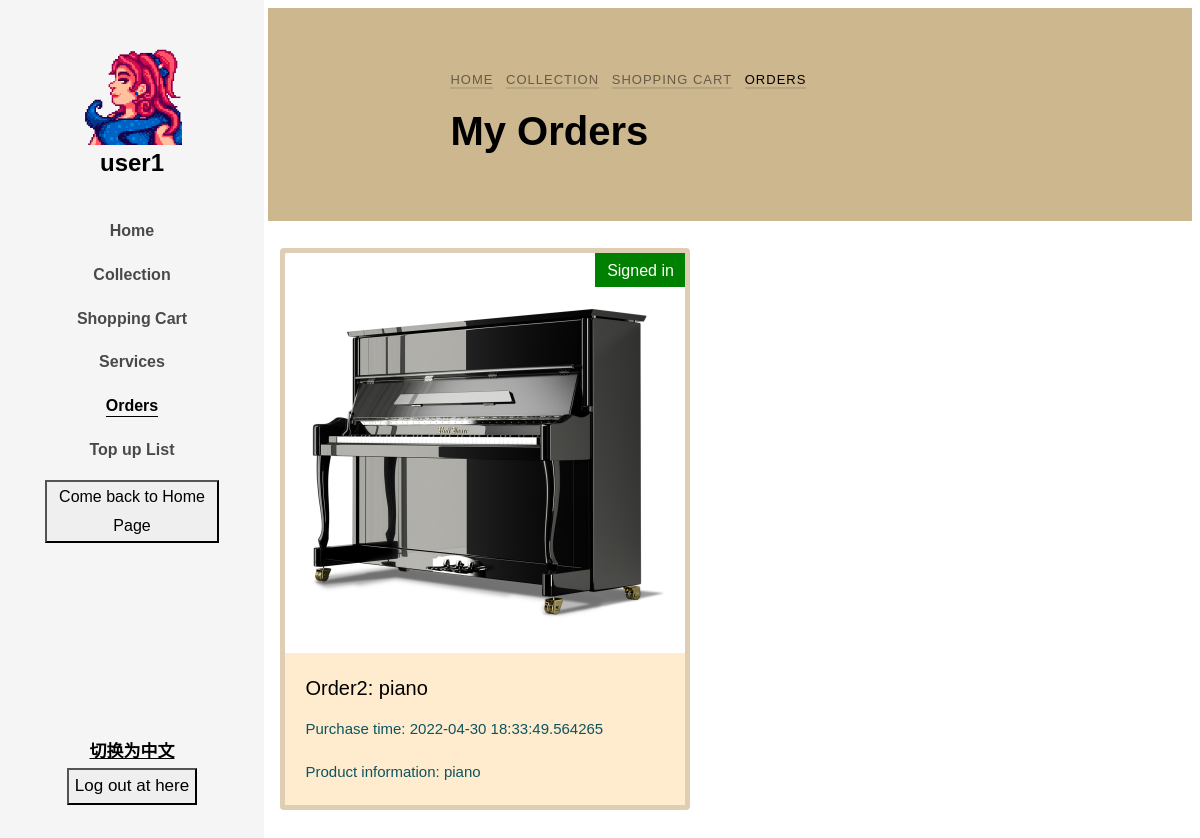
The page /Orders (signed in) on the database its author committed.
### app/models.py (models this page shows, shortened)
class User(db.Model):
    __tablename__ = "user"
    __table_args__ = {'extend_existing': True}
    id = db.Column(db.Integer, primary_key=True)
    user_name = db.Column(db.String(32), unique=True, nullable=False)
    password_hash = db.Column(db.String(64), nullable=False)
    email = db.Column(db.String(64), nullable=False)
    register_time = db.Column(db.DateTime, default=datetime.now)
    gender = db.Column(db.String(10), nullable=True)
    icon = db.Column(db.String(128), nullable=True)
    introduction = db.Column(db.String(64), nullable=True)
    authority = db.Column(db.Integer, default=0, nullable=False)
    money = db.Column(db.Integer, default=0, nullable=False)
    new_time = db.Column(db.DateTime, nullable=True)
    count = db.Column(db.Integer, default=0)
    situation = db.Column(db.Boolean, nullable=True)
    messages = db.relationship('Message', back_populates='author', cascade='all')

class Commodity(db.Model):
    __tablename__ = "commodity"
    __table_args__ = {'extend_existing': True}
    id = db.Column(db.Integer, primary_key=True, autoincrement=True)
    commodity_name = db.Column(db.String(32), nullable=False)
    release_time = db.Column(db.DateTime, default=datetime.now)
    cargo_quantity = db.Column(db.Integer, nullable=False)
    pic_path = db.Column(db.String(64), nullable=True)
    price = db.Column(db.Integer, nullable=False)
    introduction = db.Column(db.String(64), nullable=True)
    type = db.Column(db.String(32), nullable=False)
    collect_num = db.Column(db.Integer, default=0)
    is_collect = db.Column(db.Boolean, default=False, nullable=False)

class Order(db.Model):
    __tablename__ = "order"
    __table_args__ = {'extend_existing': True}
    id = db.Column(db.Integer, primary_key=True, autoincrement=True)
    user_id = db.Column(db.Integer, db.ForeignKey('user.id'))
    purchase_time = db.Column(db.DateTime, default=datetime.now)
    address = db.Column(db.String(64), nullable=False)
    transport = db.Column(db.String(64), nullable=False)
    status = db.Column(db.String(64), default='Not deliver', nullable=False)
    phone_num = db.Column(db.String(11), nullable=True)
    name = db.Column(db.String(11), nullable=True)

### app/routes.py (the view)
@app.route('/Orders')
def Orders():
    if islogined():
        user = User.query.filter(User.user_name == session.get('USERNAME')).first()
        user_icon = setIcon()
        orders = Order.query.filter(Order.user_id == session.get('uid'))
        allorders = Order.query.all()
        list = [];
        alllist = []
        for o in orders:
            list = get_orders(o, list)
        session.pop('orders', None)
        session['orders'] = list
        for o2 in allorders:
            alllist = get_orders(o2, alllist)
        session.pop('allorders', None)
        session['allorders'] = alllist
        print(session['allorders'])
        authority = session.get('authority')
        return render_template('order.html', user=user, icon=user_icon, islogin=islogined(), orders=list,
                               allorders=alllist,
                               authority=authority)
    else:
        return redirect(url_for('login'))

### app/functions.py (called while the page is built)
def islogined():
    if session.get('USERNAME'):
        return True
    else:
        return False

### app/routes.py (called while the page is built)
def get_orders(p, list):
    order_detail = db.session.query(OrderDetail).filter(OrderDetail.order_id == p.id).all()
    order_detail1 = db.session.query(Order).filter(Order.id == p.id).first()
    for od in order_detail:
        item = dict()
        c = db.session.query(Commodity).filter(Commodity.id == od.commodity_id).first()
        item['id'] = p.id
        item['detail'] = od.id
        item['pic_path'] = c.pic_path
        item['status'] = p.status
        item['commodity_name'] = c.commodity_name
        item['purchase_time'] = p.purchase_time
        item['address'] = p.address
        item['introduction'] = c.introduction
        item['price'] = c.price * od.commodity_num
        item['transport'] = p.transport
        item['name'] = order_detail1.name
        item['phone_num'] = order_detail1.phone_num
        list.append(item)
    return list

def setIcon():
    if islogined():
        user = User.query.filter(User.user_name == session.get('USERNAME')).first()
        user_icon = user.icon
        if user_icon != None:
            icon = user.icon
            user_icon = url_for('static', filename='uploaded_AVA/' + icon)
        else:
            user_icon = 'NULL'
    else:
        user_icon = 'NULL'
    return user_icon

### app/templates/order.html (shortened to what this page needs)
<!DOCTYPE html>
<html lang="en">
<head>
    <link rel="stylesheet" href="../static/css/open-iconic-bootstrap.min.css">
    <link rel="stylesheet" href="../static/css/animate.css">
    <link rel="stylesheet" href="../static/css/owl.carousel.min.css">
    <link rel="stylesheet" href="../static/css/owl.theme.default.min.css">
    <link rel="stylesheet" href="../static/css/magnific-popup.css">
    <link rel="stylesheet" href="../static/css/aos.css">
    <link rel="stylesheet" href="../static/css/ionicons.min.css">
    <link rel="stylesheet" href="../static/css/bootstrap-datepicker.css">
    <link rel="stylesheet" href="../static/css/jquery.timepicker.css">
    <link rel="stylesheet" href="../static/css/flaticon.css">
    <link rel="stylesheet" href="../static/css/icomoon.css">
    <link rel="stylesheet" href="../static/css/style-per.css">
</head>
<body>
<div id="colorlib-page">
    <aside id="colorlib-aside" role="complementary" class="js-fullheight text-center">
			<h1 id="colorlib-logo"><a href="/home">
                <span>
                    {% if icon == "NULL" %}
                        <img src='{{ avatars.default(size='l') }}' alt="" width=100 height=100>
                    {% else %}
                        <img src='{{ icon }}' alt="" width=100 height=100>
                    {% endif %}
                </span><br>{{user.user_name}}</a>
            </h1>
			<nav id="colorlib-main-menu" role="navigation">
				<ul>
					<li><a href="/home " class="i18n" contrastName="HOME">Home</a></li>
					<li><a href="/collection" class="i18n" contrastName="COLLECTION">Collection</a></li>
					<li><a href="/ShoppingCart" class="i18n" contrastName="S_C">Shopping Cart</a></li>
					<li><a href="/contact" class="i18n" contrastName="SERVICES">Services</a></li>
                    <li class="colorlib-active"><a href="/Orders" class="i18n" contrastName="ORDERS">Orders</a></li>
                    <li><a href="/CheckTopup" class="i18n" contrastName="TOPUP_L">Top up List</a></li>
                    <li><button onclick="location.href='/main_page'" class="i18n" contrastName="BACK_FROM_HOME">Come back to Home Page</button> </li>
				</ul>
			</nav>
			<div class="colorlib-footer">
				<button onclick="execI18n()" class="i18n translate_button" contrastName="TRANSLATE">
                            切换为中文
                </button>
				<div class="d-flex justify-content-center">
					<form action="#" class="colorlib-subscribe-form">
            <div class="form-group d-flex">
            	<button onclick="clickToLogout();" class="i18n" contrastName="LOG_OUT_HERE">Log out at here</button>
            </div>
          </form>
				</div>
			</div>
		</aside>
    <div id="colorlib-main">
        <section class="ftco-section ftco-bread">
            <div class="container">
                <div class="row no-gutters slider-text justify-content-center align-items-center">
                    <div class="col-md-8 ftco-animate">
                        <p class="breadcrumbs"><span class="mr-2"><a href="/home" class="i18n" contrastName="HOME">Home</a></span>
                            <span class="mr-2"><a href="/collection" class="i18n" contrastName="COLLECTION">Collection</a></span>
                            <span class="mr-2"><a href="/ShoppingCart" class="i18n" contrastName="S_C">Shopping Cart</a></span>
                            <span class="i18n" contrastName="ORDERS">Orders</span></p>
                         {% if authority ==1 %}
                            <h1 class="bread i18n" contrastName="ALL_ORDERS">All Orders</h1>
                         {% else %}
                             <h1 class="bread i18n" contrastName="MY_ORDERS">My Orders</h1>
                         {% endif %}
                    </div>
                </div>
            </div>
        </section>
        <section class="ftco-section-3">
            <div class="photograhy">
                <div class="row">
                    {% if authority ==1 %}
                        {% for order in allorders %}
                        <div class="card">
                            <a href="singleOrder/{{ order.detail }}">
                                <img class="card-img-top" src="{{ order.pic_path }}" alt="Card image cap"
                                     height="400px"></a>
                            {% if order.status == 'Not deliver' %}
                                <span class="product-new-top i18n"
                                      style="background: #c9040c" >Not deliver</span>
                            {% elif order.status == 'In transit' %}
                                <span class="product-new-top i18n"
                                      style="background: #e0a800"
                                >In transit</span>
                            {% elif order.status == 'Delivered' %}
                                <span class="product-new-top i18n"
                                      style="background: cornflowerblue"
                                >Delivered</span>
                            {% elif order.status == 'Signed in' %}
                                <span class="product-new-top i18n"
                                      style="background: green"
                                >Signed in</span>
                            {% endif %}
                            <div class="card-body">
                                <h5 class="card-title"><a
                                        href="singleOrder/{{ order.detail }}">Order{{ order.id }}: {{ order.commodity_name }} </a></h5>
                                <p class="card-text"><span class="i18n" contrastName="PAY_TIME">Purchase time: </span>{{ order.purchase_time }}</p>
                                <p class="card-text"><span class="i18n" contrastName="PAY_INFO">Product information: </span>{{ order.introduction }}</p>
                            </div>
                        </div>
                        {% endfor %}
                    {% else %}
                        {% for order in orders %}
                        <div class="card">
                            <a href="singleOrder/{{ order.detail }}">
                                <img class="card-img-top" src="{{ order.pic_path }}" alt="Card image cap"
                                     height="400px"></a>
                            {% if order.status == 'Not deliver' %}
                                <span class="product-new-top i18n"
                                      style="background: #c9040c" >Not deliver</span>
                            {% elif order.status == 'In transit' %}
                                <span class="product-new-top i18n"
                                      style="background: #e0a800"
                                >In transit</span>
                            {% elif order.status == 'Delivered' %}
                                <span class="product-new-top i18n"
                                      style="background: cornflowerblue"
                                >Delivered</span>
                            {% elif order.status == 'Signed in' %}
                                <span class="product-new-top i18n"
                                      style="background: green"
                                >Signed in</span>
                            {% endif %}
                            <div class="card-body">
                                <h5 class="card-title"><a
                                        href="singleOrder/{{ order.detail }}">Order{{ order.id }}: {{ order.commodity_name }} </a></h5>
                                <p class="card-text"><span class="i18n" contrastName="PAY_TIME">Purchase time: </span>{{ order.purchase_time }}</p>
                                <p class="card-text"><span class="i18n" contrastName="PAY_INFO">Product information: </span>{{ order.introduction }}</p>
                            </div>
                        </div>
                        {% endfor %}
                    {% endif %}
                </div>
            </div>
        </section>
    </div>
</div>
</body>
</html>

### app/templates/order.html (style rules this page uses)
.translate_button { background: transparent; border: none; text-decoration: underline; font-weight: bold; cursor: pointer; }

### rows shown on the page
User: user_name "user1"
Commodity: pic_path (picture), commodity_name "piano", introduction "piano"
Order: purchase_time "2022-04-30 18:33:49.564265"

### other values the page prints
{{ order.id }} "2"
